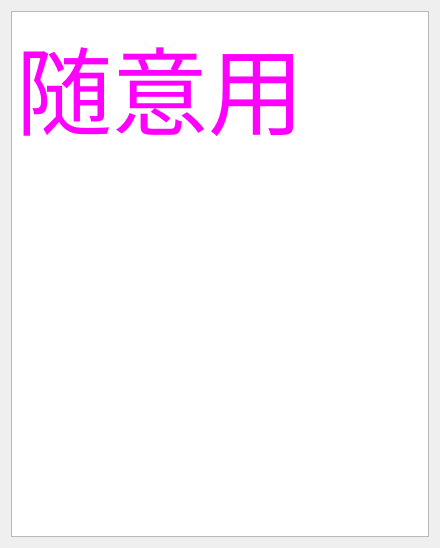
<?xml version="1.0" encoding="UTF-8"?>
<ui version="4.0">
 <class>RedeMeWidget</class>
 <widget class="QWidget" name="RedeMeWidget">
  <property name="geometry">
   <rect>
    <x>0</x>
    <y>0</y>
    <width>440</width>
    <height>548</height>
   </rect>
  </property>
  <property name="windowTitle">
   <string>RedeMeWidget</string>
  </property>
  <layout class="QVBoxLayout" name="verticalLayout">
   <item>
    <widget class="QTextEdit" name="textEdit">
     <property name="html">
      <string>&lt;!DOCTYPE HTML PUBLIC &quot;-//W3C//DTD HTML 4.0//EN&quot; &quot;http://www.w3.org/TR/REC-html40/strict.dtd&quot;&gt;
&lt;html&gt;&lt;head&gt;&lt;meta name=&quot;qrichtext&quot; content=&quot;1&quot; /&gt;&lt;style type=&quot;text/css&quot;&gt;
p, li { white-space: pre-wrap; }
&lt;/style&gt;&lt;/head&gt;&lt;body style=&quot; font-family:'SimSun'; font-size:9pt; font-weight:400; font-style:normal;&quot;&gt;
&lt;p style=&quot; margin-top:0px; margin-bottom:0px; margin-left:0px; margin-right:0px; -qt-block-indent:0; text-indent:0px;&quot;&gt;&lt;span style=&quot; font-size:72pt; color:#ff00ff;&quot;&gt;随意用&lt;/span&gt;&lt;/p&gt;
&lt;p align=&quot;justify&quot; style=&quot;-qt-paragraph-type:empty; margin-top:0px; margin-bottom:0px; margin-left:0px; margin-right:0px; -qt-block-indent:0; text-indent:0px; font-size:12pt; font-weight:600; color:#aa0000;&quot;&gt;&lt;br /&gt;&lt;/p&gt;
&lt;p align=&quot;justify&quot; style=&quot;-qt-paragraph-type:empty; margin-top:0px; margin-bottom:0px; margin-left:0px; margin-right:0px; -qt-block-indent:0; text-indent:0px;&quot;&gt;&lt;br /&gt;&lt;/p&gt;&lt;/body&gt;&lt;/html&gt;</string>
     </property>
    </widget>
   </item>
  </layout>
 </widget>
 <layoutdefault spacing="6" margin="11"/>
 <resources/>
 <connections/>
</ui>
